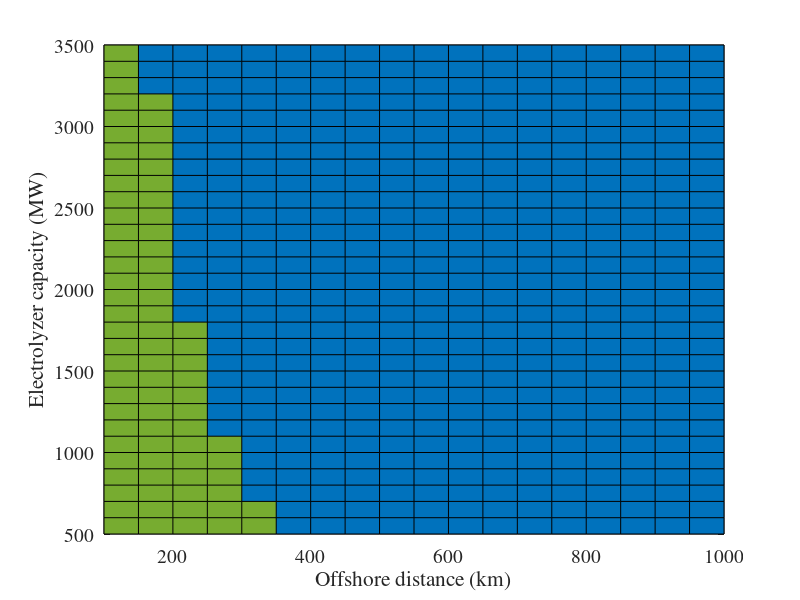

Write the MATLAB code that produced this figure.
clf
%Inputs
Power = 500:100:3500;                     %Electrolyzer plant size [MW]
Dist = 100:50:1000;              %Distance [km]
ZZ = zeros (numel (Power), numel (Dist));
L = 0:1:30;                               %Overall plant lifetime [years]
dr = 0.08;                                %Discount rate = 8%
Elec_prod = 0.0055;                       %Electrolyzer production rate [kg/s/MW] Siemens(Silyzer300)
CF = 1;                                   %Electrolyzer capacity factor = 100%
Urate_p = 0.75;                           %Utilization rate of the pipeline = 75% (IEA report)
OPEX_rate_p = 0.02;                       %OPEX = 2% of CAPEX
OPEX_rate_liq = 0.04;                     %OPEX = 4% of CAPEX
OPEX_rate_stor = 0.04;                    %OPEX = 4% of CAPEX
OPEX_rate_ship = 0.04;                    %OPEX = 4% of CAPEX

V_ship = 30;                              %Velocity of ship (km/h)
Storage_cost = 85;                        %Storage cost (EUR/kgH2)

%Relation between charter rates and LH2 vessel capacity according to benchmark vessel ------------------------

Price_Bench = 371;                        %Price benchmark vessel (million EUR)
Cap_Bench = 11000;                        %Capacity of benchmark vessel (ton of H2)
Cap_LH2 = 1000:100:14000;                 %Range of capacities tested
Price_LH2_m = [];                         %Creating matrix

irr = 0.15;                               %Internal rate of return
OPEX_ship = Price_Bench*OPEX_rate_ship;   %OPEX is equal to 4% of CAPEX
charter_rate = 1:2:250;                   %Chater rates range to test
Life_ship = 5:1:25;                       %Startin at 5 to account for the design and construction period
NPV_charter = [];                         %Creating matrix

for c = charter_rate                      %Testing what charter rate gets a internal rate of return over the ships operation
  OPEX_Charter_irr = 0;                   %Restarting value for each iteraction
  for l = Life_ship
    OPEX_Charter_irr = OPEX_Charter_irr + (OPEX_ship-c)/((1+irr)^l);
  end
  NPV_charter = [NPV_charter,(Price_Bench+OPEX_Charter_irr)];
end

Point = find((abs(NPV_charter))<5);       %Checking what point is NPV closest to zero
if mod(length(Point),2)==1                %If captures more than one point, make sure to get the medium one
  Point = median(Point);
else                                      %If captures more than one point, make sure to get the medium one
  Point = Point((length(Point)/2)+1);
end

Ship_cap_freight_ratio = charter_rate(Point)/Price_Bench; %Relation between ship building cost and the charter rate
                                                          %according to a certain given internal rate of return (irr)
%---------------------------------------------------------------------------------------------------------------------

for i = Dist
    LCOH2_p_m = [];                       %Creating matrix

    LCOH2_sto_m = [];                     %Creating matrix
    LCOH2_ship_m = [];                    %Creating matrix
    LCOH2_liq = 0;

    for k = Power
        ratio_Ammonia = 17/3;
        %Control variables
        Prod_h = k*Elec_prod*CF*3600;      %Amount of hydrogen produced per hour [kg/h]
        Prod_d = Prod_h*24;                %Amount of hydrogen produced per day [kg/d]
        Prod_y = Prod_d*350;               %Amount of hydrogen produced per year [kg/y]
        Prod_l = Prod_y*max(L);            %Amount of hydrogen produced over the plant lifetime [kg]

        Prod_A_h = Prod_h*ratio_Ammonia;
        Prod_A_d = Prod_d*ratio_Ammonia;
        Prod_A_y = Prod_y*ratio_Ammonia;

        Levelized_prod = 0;                %Initiating variable
        Levelized_prod_pipe = 0;

        for j = L
            Levelized_prod = Levelized_prod + (Prod_A_y/((1+dr)^j));  %NPV of production
        end
        for j = 1:1:40
            Levelized_prod_pipe = Levelized_prod_pipe + (Prod_A_y/((1+dr)^j));  %NPV of production
        end
%======================================= PIPELINES =======================================%

        D = power(Prod_A_h/1000/15.245,1/1.6468)*5 + 5;
        n_pump = floor(i/128);
        CAPEX_p_km = D*857000*0.9/25; %((4000000*(Diameter^2))+(598600*Diameter)+329000)/3 %Capital cost per km (EUR/km]
        CAPEX_com = (n_pump*2000000)*0.9;
        CAPEX_p = ((i*CAPEX_p_km) + CAPEX_com); %*((1+dr)^7);    %CAPEX multiplied by distance brought to present value 2022 (source 2010)

%======================================== SHIP ========================================%

        %-------------------- CAPEX Storage  --------------------%
        num_ship = 1;
        Cap_ship = 53000000;
        Capex_tank = 68*10^6*0.9;
        Cap_tank = 34100000; % kg NH3
        timetravel_pership = 2*i/V_ship;
        check = timetravel_pership*Prod_A_h;
        if check > Cap_ship
          num_ship = ceil(check/Cap_ship)
        endif

        Num_tank = ceil(Cap_ship*num_ship/Cap_tank);
        CAPEX_stor = Num_tank*Capex_tank;

        %--------------------  Charter rates  --------------------%

        CAPEX_ship = 85*10^6*num_ship*0.9;

        Price_HFO = 571.39*0.9;  % Heavy fuel oil 571.39 usd/ton  https://www.iea.org/reports/key-world-energy-statistics-2020/prices
        E_density_HFO = 39;      % MJ/kg https://www.engineeringtoolbox.com/fuels-higher-calorific-values-d_169.html
        E_cost_unit = Price_HFO/1000/39; % Euro/MJ
        Fuel_ship_km = E_cost_unit*2500; % Fuel use 2500 MJ/km
        Fuel_cost = 2*i*Fuel_ship_km*ceil(Prod_A_y/Cap_ship); % 30euro/km


        %---Calculating the NPV of OPEX for pipeline and ship costs -------------------------------------%

        OPEX_p = 0;            %Initiating and restarting value for calculating NPV for next distance
        OPEX_liq = 0;          %Initiating and restarting value for calculating NPV for next distance
        OPEX_ship = 0;         %Initiating and restarting value for calculating NPV for next distance
               %Initiating and restarting value for calculating NPV for next distance
        for j = 1:1:40
          OPEX_p = OPEX_p + (CAPEX_p*OPEX_rate_p + (n_pump*408000*0.9))/((1+dr)^j);               %NPV of OPEX for pipeline
        endfor

        for j = L
            OPEX_ship = OPEX_ship + (CAPEX_stor*OPEX_rate_stor+...            %OPEX storage
                                     CAPEX_ship*OPEX_rate_ship+...            %OPEX tanker
                                     Fuel_cost)/((1+dr)^j);
        end

        LCOH2_p = (CAPEX_p+OPEX_p)/Levelized_prod;           %Levelized cost of hydrogen for pipeline transport[EUR/kgH2]
        LCOH2_p_m = [LCOH2_p_m,LCOH2_p];

        LCOH2_ship = (CAPEX_stor+OPEX_ship)/Levelized_prod;  %Levelized cost of hydrogen for ship transport (storage + ship + freight) [EUR/kgH2]
        LCOH2_ship_m = [LCOH2_ship_m,LCOH2_ship];  %Levelized cost of hydrogen for ship transport (Liquefaction + storage + ship + freight) [EUR/kgH2]


        if min([LCOH2_p,LCOH2_ship]) == LCOH2_p
          ZZ(find(Power==k),find(Dist==i))=1;
        elseif min([LCOH2_p,LCOH2_ship]) == LCOH2_ship
          ZZ(find(Power==k),find(Dist==i))=2;
        endif
    end
end

%subplot (2,2,4)
pcolor (Dist, Power, ZZ)
colormap ([0.4660, 0.6740, 0.1880; 0, 0.4470, 0.7410]);
set (gca,'fontsize',14,'fontname','times')
xlabel('Offshore distance (km)','fontname','times')
ylabel('Electrolyzer capacity (MW)','fontname','times')
%legend('Pipeline','HVDC','LH_tanker')
%legend ('Pipeline','fontsize',[18],'Location','Northeast')
%legend ('HVDC','fontsize',[18],'Location','Northeast')
%legend ('LH_{2} tanker','fontsize',[18],'Location','Northeast')

t = cputime

